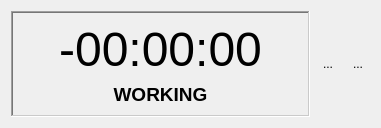
<?xml version="1.0" encoding="UTF-8"?>
<ui version="4.0">
 <class>TomatoWidget</class>
 <widget class="QWidget" name="TomatoWidget">
  <property name="geometry">
   <rect>
    <x>0</x>
    <y>0</y>
    <width>381</width>
    <height>115</height>
   </rect>
  </property>
  <property name="windowTitle">
   <string>Form</string>
  </property>
  <layout class="QHBoxLayout" name="horizontalLayout">
   <item>
    <widget class="QFrame" name="tomatoStatus_frame">
     <property name="frameShape">
      <enum>QFrame::WinPanel</enum>
     </property>
     <property name="frameShadow">
      <enum>QFrame::Sunken</enum>
     </property>
     <layout class="QVBoxLayout" name="verticalLayout">
      <item>
       <widget class="QLabel" name="tomatoTime_label">
        <property name="font">
         <font>
          <pointsize>36</pointsize>
          <weight>50</weight>
          <bold>false</bold>
         </font>
        </property>
        <property name="text">
         <string>-00:00:00</string>
        </property>
        <property name="alignment">
         <set>Qt::AlignCenter</set>
        </property>
       </widget>
      </item>
      <item>
       <widget class="QLabel" name="tomatoStatus_label">
        <property name="font">
         <font>
          <pointsize>14</pointsize>
          <weight>75</weight>
          <bold>true</bold>
         </font>
        </property>
        <property name="text">
         <string>WORKING</string>
        </property>
        <property name="alignment">
         <set>Qt::AlignCenter</set>
        </property>
       </widget>
      </item>
     </layout>
    </widget>
   </item>
   <item>
    <widget class="QToolButton" name="tomatoStart_toolButton">
     <property name="sizePolicy">
      <sizepolicy hsizetype="Fixed" vsizetype="Minimum">
       <horstretch>0</horstretch>
       <verstretch>0</verstretch>
      </sizepolicy>
     </property>
     <property name="text">
      <string>...</string>
     </property>
     <property name="iconSize">
      <size>
       <width>64</width>
       <height>64</height>
      </size>
     </property>
     <property name="autoRaise">
      <bool>true</bool>
     </property>
    </widget>
   </item>
   <item>
    <widget class="QToolButton" name="tomatoStop_toolButton">
     <property name="sizePolicy">
      <sizepolicy hsizetype="Fixed" vsizetype="Minimum">
       <horstretch>0</horstretch>
       <verstretch>0</verstretch>
      </sizepolicy>
     </property>
     <property name="text">
      <string>...</string>
     </property>
     <property name="iconSize">
      <size>
       <width>64</width>
       <height>64</height>
      </size>
     </property>
     <property name="autoRaise">
      <bool>true</bool>
     </property>
    </widget>
   </item>
  </layout>
 </widget>
 <tabstops>
  <tabstop>tomatoStart_toolButton</tabstop>
  <tabstop>tomatoStop_toolButton</tabstop>
 </tabstops>
 <resources/>
 <connections/>
</ui>
